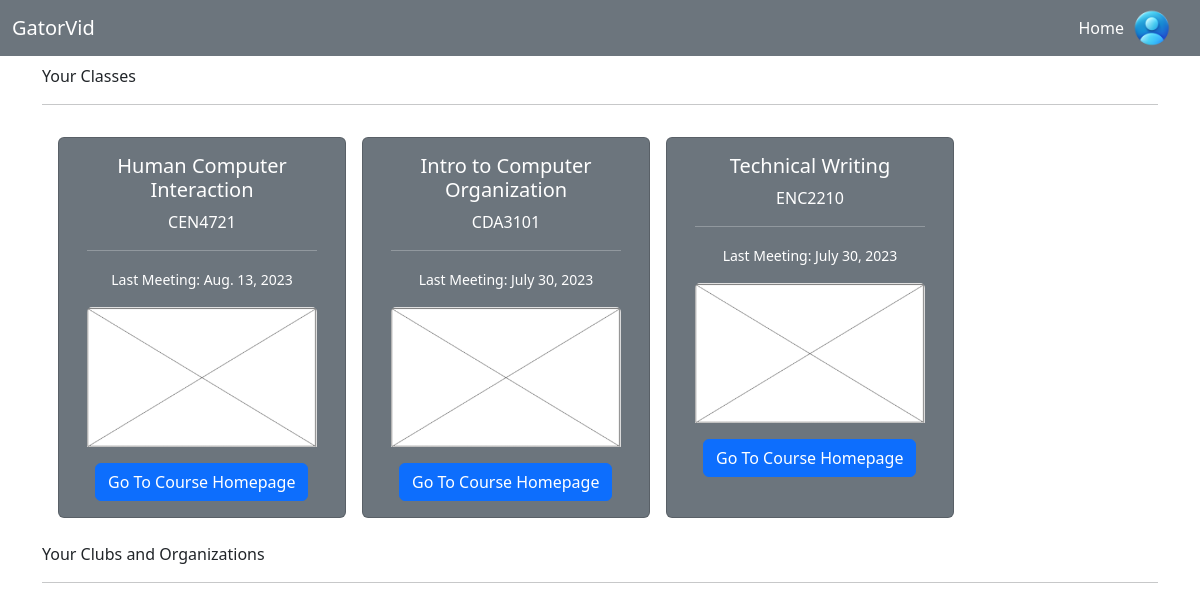
The app's page /, older data.
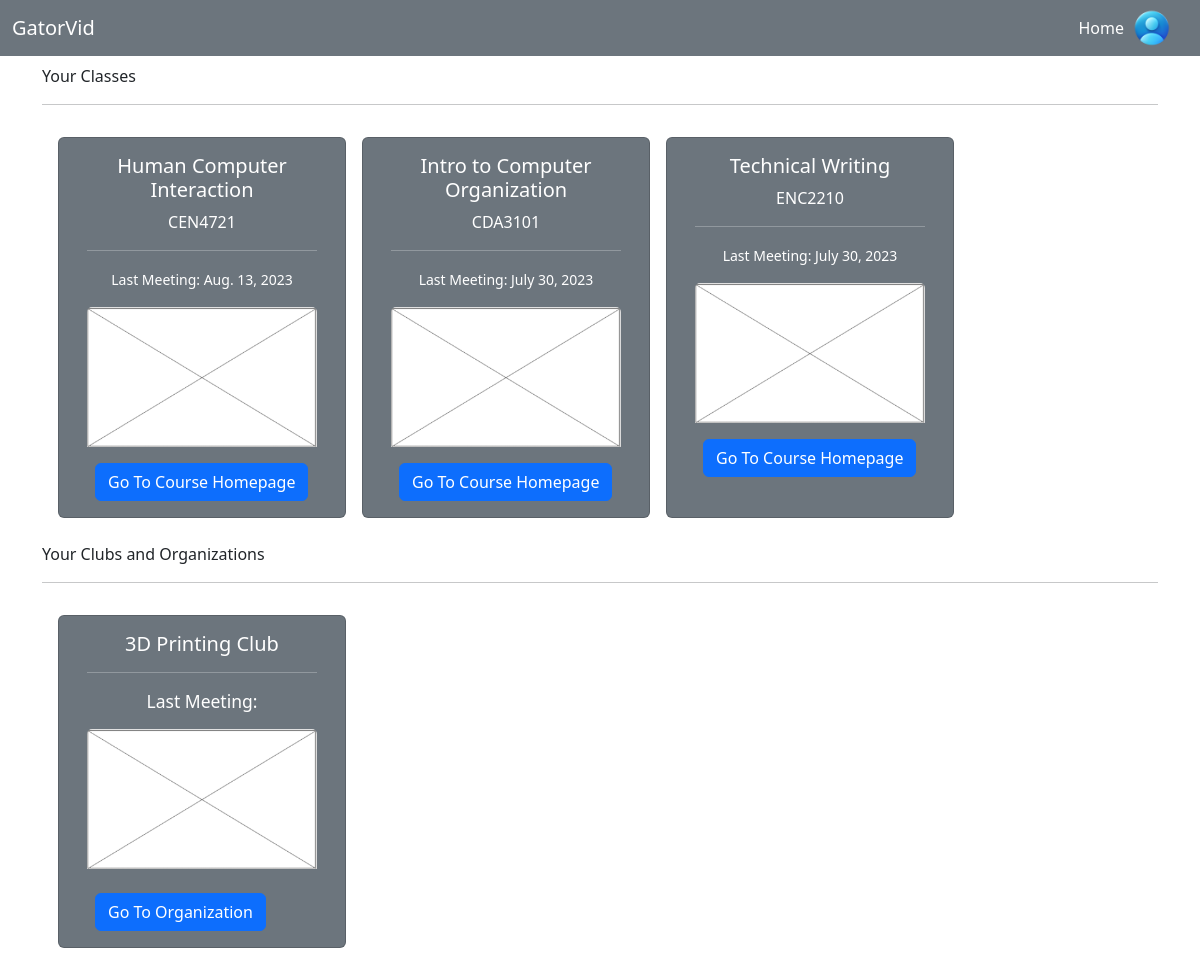
The same page, newer data.
### streaming_app/models.py (models this page shows, shortened)
class Course(models.Model):
    name = models.CharField(max_length=120)
    course_code = models.CharField(max_length=10, unique=True)
    description = models.TextField()
    start_date = models.DateField()
    end_date = models.DateField()

class Club(models.Model):
    name = models.CharField(max_length=100)
    purpose = models.TextField()
    email = models.EmailField()
    announcements = models.TextField()
    events = models.TextField()

### streaming_app/views.py (the view)
# urls.py: path('', views.index_view, name='index'),
def index_view(request):
    courses = Course.objects.all()
    clubs = Club.objects.all()
    context = {
        "courses": courses,
        "clubs": clubs,
    }
    return render(request, 'index.html', context)

### streaming_app/templates/index.html (shortened to what this page needs)
<!DOCTYPE html>
<html lang="en">
<head>
	<link rel="stylesheet" href="../static/streaming_app/styles.css">
	{% load static %}
	<link rel="stylesheet" href={% static 'streaming_app/bootstrap-5.3.0-dist/css/bootstrap.min.css' %}>
</head>
<body>
	<nav class="navbar navbar-expand navbar-dark bg-secondary">
		<div class="container-fluid">
		  <a class="navbar-brand" href="{% url 'index' %}">GatorVid</a>
		  <div class="navbar-collapse collapse w-100" id="collapsingNavbar3">
			<ul class="nav navbar-nav ml-auto w-100 justify-content-end align-bottom">
				<li class="nav-item">
					<a class="nav-link active" href="{% url 'index' %}">Home</a>
				</li>
				<li class="nav-item">
					<a class="navbar-brand" href="{% url 'account' %}">
						<img src="../static/streaming_app/images/icons8-male-user-94.png" class="img-fluid" alt="Account" width="40" height="40">
					</a>
				</li>
			</ul>
		</div>
		</div>
	</nav>
	<div class="container mt-2 mb-2">
		  <p>Your Classes</p>
		  <hr>
		  <div class="container horizontal-scrollable">
			<div class="row flex-nowrap gap-3 p-3">
			{% for course in courses %}
				<div class="card text-white bg-secondary col-xs-4">
					<div class="card-body text-center">
						<h5 class="card-title text-wrap">{{ course.name }}</h5>
						<p class="card-text">{{ course.course_code }}</p>
						<hr>
						<p class="card-text"><small>Last Meeting: {{ course.end_date }}</small></p>
						<img class="card-img-top" src="../static/streaming_app/images/Content.png" alt="Card image cap">
					</div>
					<a href="{% url 'course' course.course_code %}" class="btn btn-primary ms-4 me-4 mb-3">Go To Course Homepage</a>
				</div>
			{% endfor %}
			</div>
		  </div>
	</div>
    <div class="container mt-2 mb-2">
		  <p>Your Clubs and Organizations</p>
		  <hr>
		  <div class="container horizontal-scrollable">
			<div class="row flex-nowrap gap-3 p-3">
			{% for club in clubs %}
				<div class="card text-white bg-secondary col-xs-4">
					<div class="card-body text-center">
						<h5 class="card-title text-wrap">{{ club.name }}</h>
						<hr>
						<p class="card-text"><small>Last Meeting:</small></p>
						<img class="card-img-top" src="../static/streaming_app/images/Content.png" alt="Card image cap">
					</div>
					<a href="{% url 'club' club.name %}" class="btn btn-primary ms-4 me-4 mb-3">Go To Organization</a>
				</div>
			{% endfor %}
			</div>
		  </div>
	</div>
</body>
</html>

### streaming_app/static/streaming_app/styles.css (style rules this page uses)
.horizontal-scrollable > .row { overflow-x: auto; white-space: nowrap; }
.horizontal-scrollable > .row > .col-xs-4 { width: 18rem; display: inline-block; float: none; }

Row changes from the older to the newer data that the page shows:
added Club: name "3D Printing Club"
